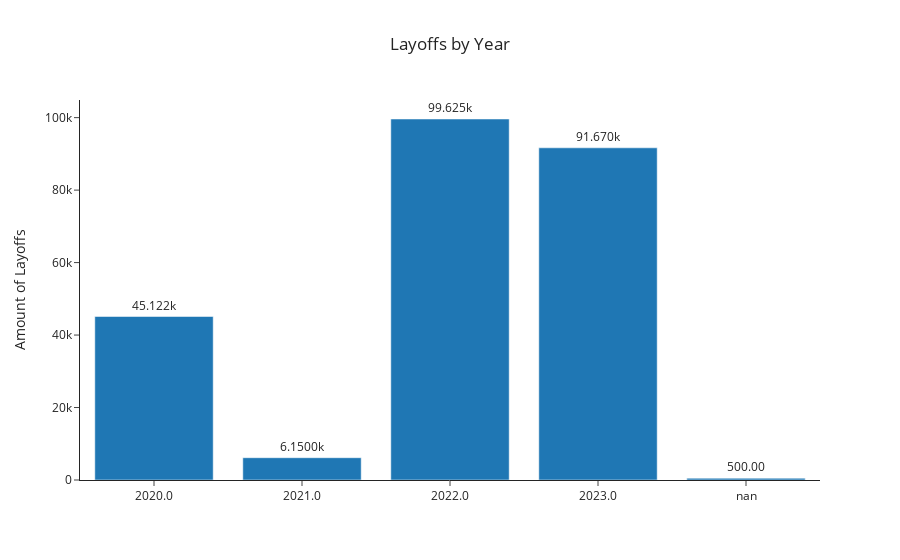

The cell this chart's notebook holds for it:
### Markdown cell above
## Visuals

### Code cell
# Start by looking at layoffs by the year they occcured

# Group the 'layoffs_total' DataFrame by 'year' and sum the 'total_laid_off' values for each year
df_layoffs_year = layoffs_total.groupby('year',as_index=False)['total_laid_off'].sum()

# Create a bar chart using Plotly Express, with 'year' on the x-axis and 'total_laid_off' on the y-axis
fig = px.bar(df_layoffs_year, x='year', y='total_laid_off',
       text_auto='.5s', # Add text labels to the bars, formatted to show only 1 decimal place
       template='simple_white', # Use a simple white template for the chart
       title="Layoffs by Year", # Set the title of the chart
       category_orders={'year': ['2020', '2021', '2022', '2023']}, # Set the order of the 'year' values on the x-axis
       labels={'year': '', 'total_laid_off':'Amount of Layoffs'}) # Set the labels for the x and y axes

# Move the text labels outside the bars to improve readability
fig.update_traces(textposition='outside')

# Center the title of the chart
fig.update_layout(title_x=0.5)

### Figure 1 — Plotly figure (JSON) as saved in the notebook; plotly's stock layout.template omitted (floating-point values rounded to 4 significant figures)
{"data": [{"alignmentgroup": "True", "hovertemplate": "=%{x}<br>Amount of Layoffs=%{y}<extra></extra>", "legendgroup": "", "marker": {"color": "#1F77B4", "pattern": {"shape": ""}}, "name": "", "offsetgroup": "", "orientation": "v", "showlegend": false, "textposition": "outside", "texttemplate": "%{y:.5s}", "type": "bar", "x": ["2020.0", "2021.0", "2022.0", "2023.0", "nan"], "xaxis": "x", "y": [45120.0, 6150, 99620.0, 91670.0, 500], "yaxis": "y"}], "layout": {"barmode": "relative", "legend": {"tracegroupgap": 0}, "title": {"text": "Layoffs by Year", "x": 0.5}, "xaxis": {"anchor": "y", "categoryarray": ["2020", "2021", "2022", "2023"], "categoryorder": "array", "domain": [0, 1], "title": {"text": ""}}, "yaxis": {"anchor": "x", "domain": [0, 1], "title": {"text": "Amount of Layoffs"}}}}
